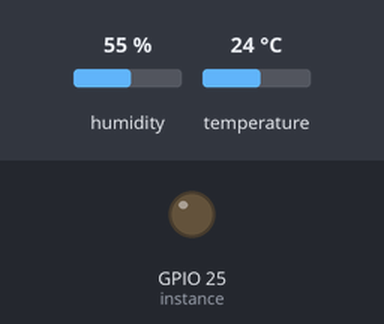
A program run on a simulated Raspberry Pi (BCM pin numbers). On the bench: output pins drawn as LEDs (lit = HIGH). Inputs (shaded band) come from the test bench; at power-on: humidity 55 %, temperature 24 °C. Library files of the repository ran but are not shown: dht11.py; what the program prints to the terminal is not drawn. At 0.1 s the program stops and its outputs stay as they are.

Above: at 0.1 s.
Timing chart, 0 to 1.6 s (numbered marks = the images above):
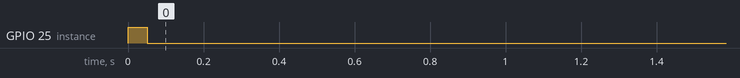

Measured:
- by itself, GPIO 25 (instance): LOW → HIGH at 0.00 s, → LOW 0.05 s later

The program:

homeres.py
```python
import RPi.GPIO as GPIO
import dht11
import time
import datetime

# initialize GPIO
GPIO.setwarnings(True)
GPIO.setmode(GPIO.BCM)

# read data using pin 14
instance = dht11.DHT11(pin=25)

while True:
	result = instance.read()
	if result.is_valid():
		GPIO.cleanup()
		print(result.temperature)
		break
```
